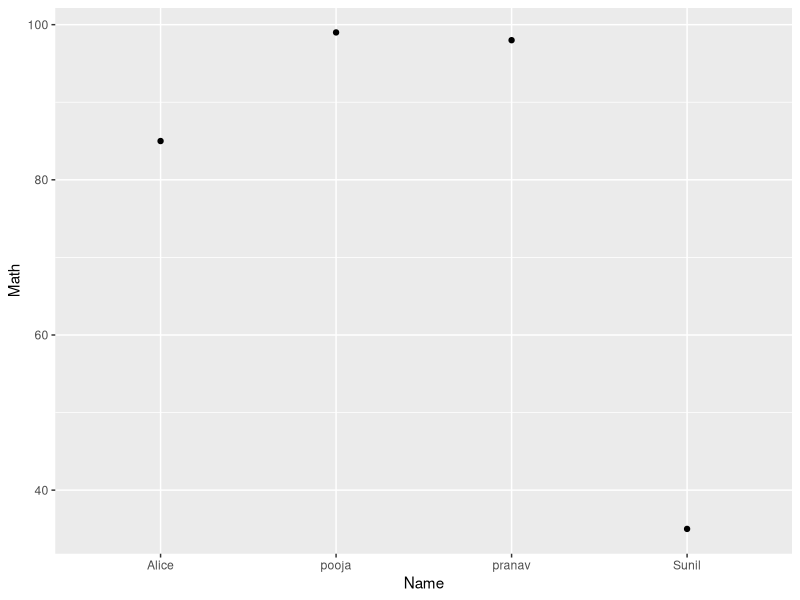
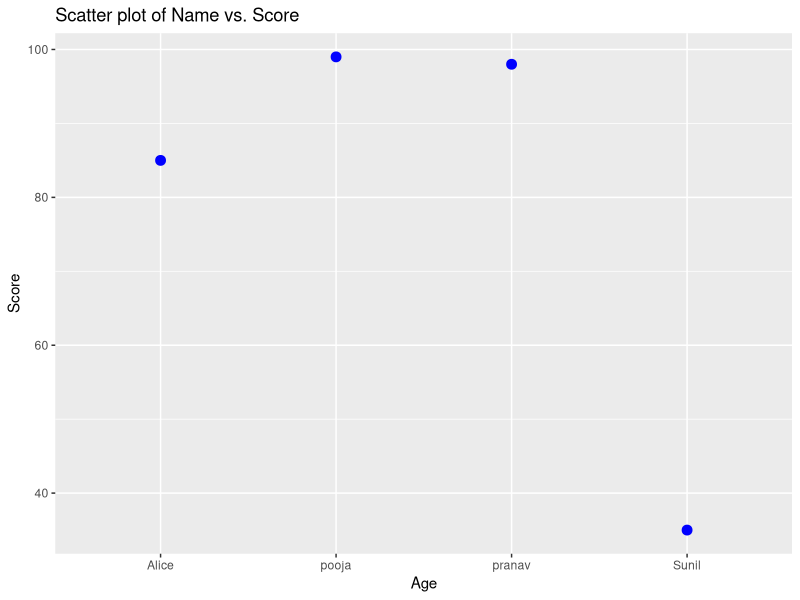
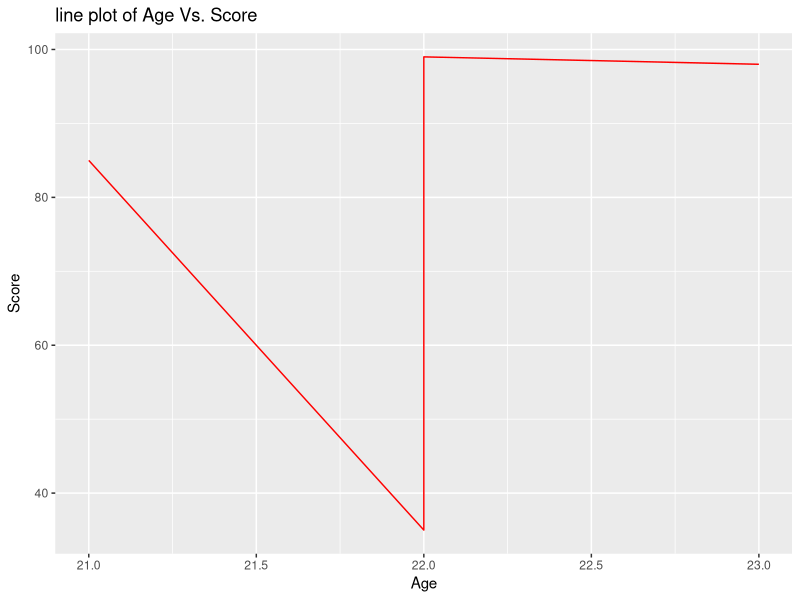
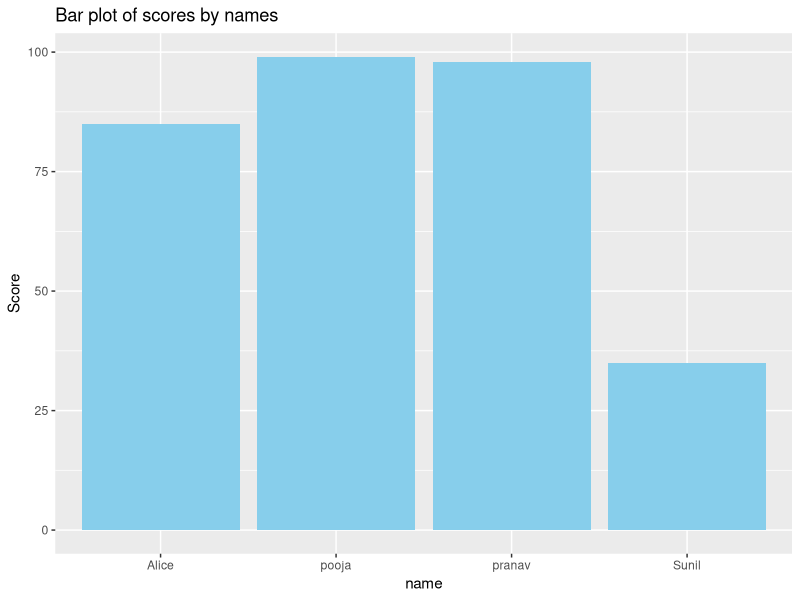
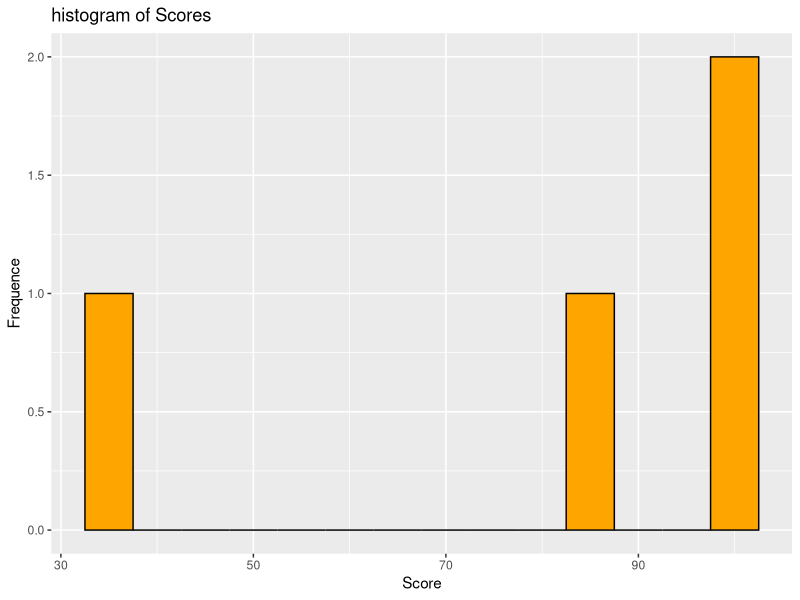
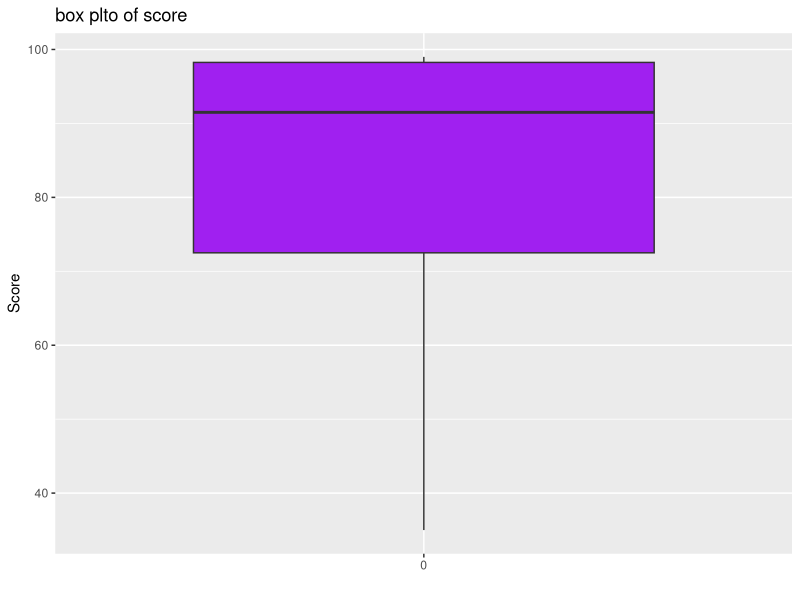
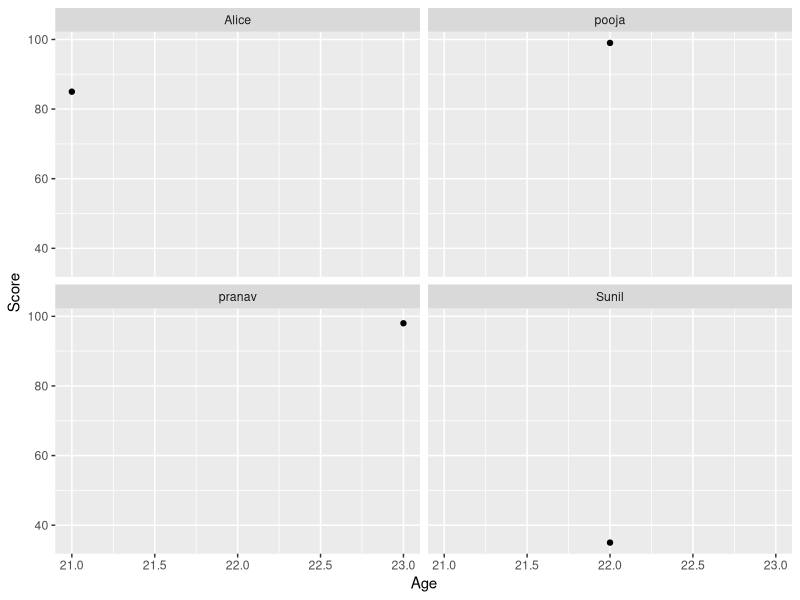
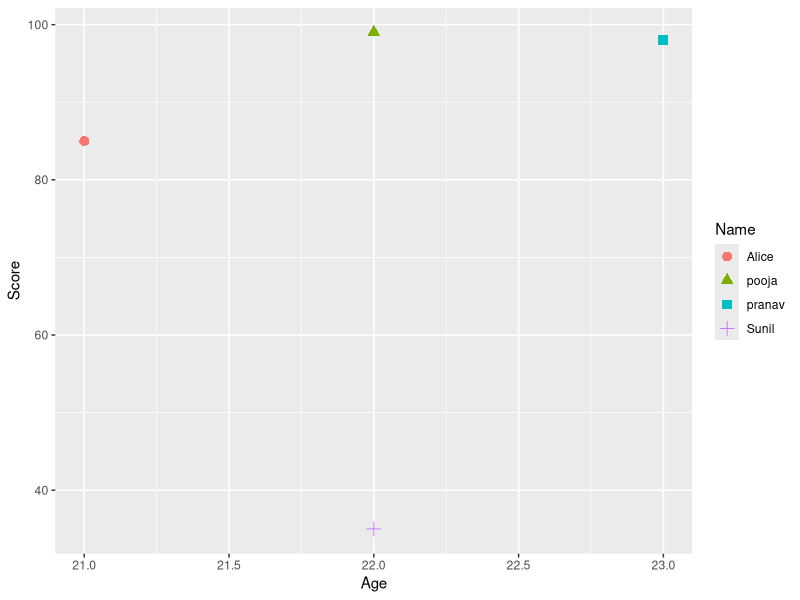

Write the R code that produced these figures, in order. (Note: this script raises an error after producing the figures.)
df <- data.frame(
  Name = c("Sunil", "Alice",'pooja','pranav'),
  Age = c(22, 21,22,23),
  Score = c(35,85,99,98),
  Math = c(35, 85,99,98)
)
df


#install.packages("ggplot2")


# importing the libraray
library(ggplot2)

ggplot(data = df , aes(x = Name , y = Math)) +
  geom_point()

aes()


# scatter plot
ggplot(df,aes(x = Name, y= Math)) +
  geom_point(color = "blue",size = 3) +
  labs(title = 'Scatter plot of Name vs. Score',x= 'Age',y='Score')

# Line Plot
ggplot(df,aes(x=Age,y=Score)) +
  geom_line(color = 'red') + 
  labs(title = "line plot of Age Vs. Score ", x = 'Age', y = 'Score')



# Bar plot 
ggplot(df,aes(x = Name, y= Score)) + 
  geom_bar(stat = 'identity', fill ='skyblue') +
  labs( title = 'Bar plot of scores by names ', x = "name", y = 'Score')



# Histrogram 

ggplot(df,aes(x = Score)) + 
  geom_histogram(binwidth = 5, fill = 'orange',color='black') + 
  labs( title = 'histogram of Scores ', x = 'Score',y='Frequence')





# Box Plot 
ggplot(df,aes(x = factor(0), y = Score)) + 
  geom_boxplot(fill = 'purple') + 
  labs(title = 'box plto of score ', x = '', y = 'Score')



# Adding Layers to Your plot
# 1. faceting: create multiple panes form each catory.
ggplot(df,aes(x = Age, y = Score)) +
  geom_point() +
  facet_wrap( ~ Name )



# colors and shapes : Customize colors or shapes bases on another vairable.
ggplot(df, aes(x = Age, y = Score, color= Name, shape = Name)) + 
  geom_point(size = 3)




# Theme Modify the appearance fo your plot

ggplot(df, aes(x = Age, y = Score)) + 
  geom_point() +
  theme_minimal() +
  labs(title = 'Scatter plot with Minimal Theme')




# Title , labels, and Legends : Add custom title , Axis labesl, and adjust legends,

ggplot(df, aes(x = Age, y = Score)) + 
  geom_point(color = 'darkgreen') +
  labs (
    title = 'Scatter plot of Age vs. Score',
    subtitle ='A closer look at the relationship between Age and Score',
    x = 'Age',
    y = 'Score'
  )



airquality


barplot(airquality$Ozone,
        main = 'Ozone concentration in air',
        xlab = 'Ozone levels', horiz = FALSE
        )



# Histogram for Maximum Daily Temperature

hist(airquality$Temp , main = 'La Guardia Airports Maximum Temperature(daily)',
     xlab = 'Temperature(Fahrenheit',
     xlim = c(50, 125), col = 'yellow',
     freq = TRUE
     )



boxplot(airquality$Wind, main = 'Average wind speed at 
         \ at La Guardia Airport',
        xlab = 'Miles per hour ', ylab = 'wind',
        col = 'orange', border = 'brown',
        horizontal = TRUE,notch = TRUE
        )


worldcities


df <- data.frame(world.cities)



# Load the required libraries
library(maps)
map(database = "world")

# marking points on map
points(x = df$lat[1:500], y = df$lng[1:500], col = "Red")







